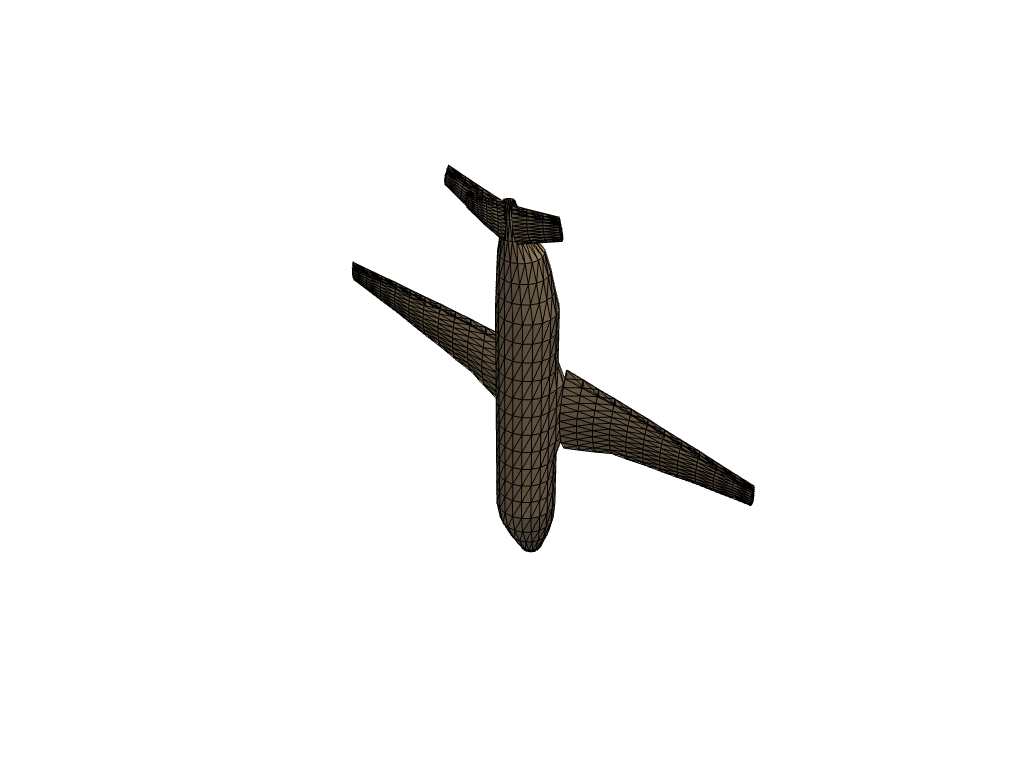

Recreate this plot in Python.
import pyvista as pv
from pyvista import examples

pv.set_plot_theme("document")
mesh = examples.load_airplane()
plotter = pv.Plotter(off_screen=True)
plotter.add_mesh(
    mesh, color="tan", show_edges=True
)
plotter.camera.up([0, 1, 0])
plotter.show(screenshot="test_camera_up.png")
